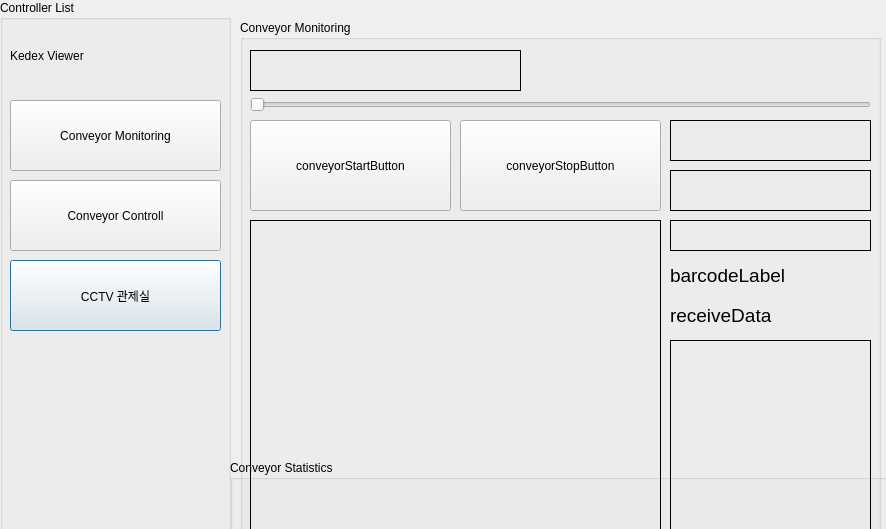
<?xml version="1.0" encoding="UTF-8"?>
<ui version="4.0">
 <class>Dialog</class>
 <widget class="QDialog" name="Dialog">
  <property name="geometry">
   <rect>
    <x>0</x>
    <y>0</y>
    <width>886</width>
    <height>529</height>
   </rect>
  </property>
  <property name="windowTitle">
   <string>Dialog</string>
  </property>
  <widget class="QGroupBox" name="listGroup">
   <property name="geometry">
    <rect>
     <x>0</x>
     <y>0</y>
     <width>231</width>
     <height>701</height>
    </rect>
   </property>
   <property name="title">
    <string>Controller List</string>
   </property>
   <widget class="QPushButton" name="btnCCTV">
    <property name="geometry">
     <rect>
      <x>10</x>
      <y>260</y>
      <width>211</width>
      <height>71</height>
     </rect>
    </property>
    <property name="text">
     <string>CCTV 관제실</string>
    </property>
   </widget>
   <widget class="QPushButton" name="btnControll">
    <property name="geometry">
     <rect>
      <x>10</x>
      <y>180</y>
      <width>211</width>
      <height>71</height>
     </rect>
    </property>
    <property name="text">
     <string>Conveyor Controll</string>
    </property>
   </widget>
   <widget class="QPushButton" name="btnMonitoring">
    <property name="geometry">
     <rect>
      <x>10</x>
      <y>100</y>
      <width>211</width>
      <height>71</height>
     </rect>
    </property>
    <property name="text">
     <string>Conveyor Monitoring</string>
    </property>
   </widget>
   <widget class="QLabel" name="lableKedex">
    <property name="geometry">
     <rect>
      <x>10</x>
      <y>30</y>
      <width>211</width>
      <height>51</height>
     </rect>
    </property>
    <property name="text">
     <string>Kedex Viewer</string>
    </property>
   </widget>
  </widget>
  <widget class="QGroupBox" name="cctvControll">
   <property name="geometry">
    <rect>
     <x>900</x>
     <y>30</y>
     <width>581</width>
     <height>551</height>
    </rect>
   </property>
   <property name="title">
    <string>CCTV 보관실</string>
   </property>
   <widget class="QWidget" name="gridLayoutWidget">
    <property name="geometry">
     <rect>
      <x>10</x>
      <y>90</y>
      <width>561</width>
      <height>441</height>
     </rect>
    </property>
    <layout class="QGridLayout" name="cctvLayout"/>
   </widget>
   <widget class="QComboBox" name="cctvOrderComboBox">
    <property name="geometry">
     <rect>
      <x>490</x>
      <y>60</y>
      <width>86</width>
      <height>25</height>
     </rect>
    </property>
   </widget>
  </widget>
  <widget class="QGroupBox" name="conveyorMonitoring">
   <property name="geometry">
    <rect>
     <x>240</x>
     <y>20</y>
     <width>641</width>
     <height>521</height>
    </rect>
   </property>
   <property name="title">
    <string>Conveyor Monitoring</string>
   </property>
   <widget class="QLabel" name="barcodeLabel">
    <property name="geometry">
     <rect>
      <x>430</x>
      <y>240</y>
      <width>201</width>
      <height>31</height>
     </rect>
    </property>
    <property name="font">
     <font>
      <pointsize>14</pointsize>
     </font>
    </property>
    <property name="text">
     <string>barcodeLabel</string>
    </property>
   </widget>
   <widget class="QLabel" name="labelConveyorSpeed">
    <property name="geometry">
     <rect>
      <x>10</x>
      <y>30</y>
      <width>271</width>
      <height>41</height>
     </rect>
    </property>
    <property name="frameShape">
     <enum>QFrame::Panel</enum>
    </property>
    <property name="text">
     <string/>
    </property>
   </widget>
   <widget class="QLabel" name="labelConveyorTime">
    <property name="geometry">
     <rect>
      <x>430</x>
      <y>150</y>
      <width>201</width>
      <height>41</height>
     </rect>
    </property>
    <property name="frameShape">
     <enum>QFrame::Panel</enum>
    </property>
    <property name="text">
     <string/>
    </property>
   </widget>
   <widget class="QLabel" name="labelConveoyStatus">
    <property name="geometry">
     <rect>
      <x>430</x>
      <y>320</y>
      <width>201</width>
      <height>191</height>
     </rect>
    </property>
    <property name="frameShape">
     <enum>QFrame::Panel</enum>
    </property>
    <property name="text">
     <string/>
    </property>
   </widget>
   <widget class="QLabel" name="conveyorStatusTitle">
    <property name="geometry">
     <rect>
      <x>430</x>
      <y>200</y>
      <width>201</width>
      <height>31</height>
     </rect>
    </property>
    <property name="frameShape">
     <enum>QFrame::Panel</enum>
    </property>
    <property name="text">
     <string/>
    </property>
   </widget>
   <widget class="QLabel" name="labelConveyorDate">
    <property name="geometry">
     <rect>
      <x>430</x>
      <y>100</y>
      <width>201</width>
      <height>41</height>
     </rect>
    </property>
    <property name="frameShape">
     <enum>QFrame::Panel</enum>
    </property>
    <property name="text">
     <string/>
    </property>
   </widget>
   <widget class="QPushButton" name="conveyorStartButton">
    <property name="geometry">
     <rect>
      <x>10</x>
      <y>100</y>
      <width>201</width>
      <height>91</height>
     </rect>
    </property>
    <property name="text">
     <string>conveyorStartButton</string>
    </property>
   </widget>
   <widget class="QPushButton" name="conveyorStopButton">
    <property name="geometry">
     <rect>
      <x>220</x>
      <y>100</y>
      <width>201</width>
      <height>91</height>
     </rect>
    </property>
    <property name="text">
     <string>conveyorStopButton</string>
    </property>
   </widget>
   <widget class="QLabel" name="labelConveyorCamera">
    <property name="geometry">
     <rect>
      <x>10</x>
      <y>200</y>
      <width>411</width>
      <height>311</height>
     </rect>
    </property>
    <property name="frameShape">
     <enum>QFrame::Panel</enum>
    </property>
    <property name="text">
     <string/>
    </property>
   </widget>
   <widget class="QSlider" name="SliderConveyorSpeed">
    <property name="geometry">
     <rect>
      <x>10</x>
      <y>70</y>
      <width>621</width>
      <height>30</height>
     </rect>
    </property>
    <property name="orientation">
     <enum>Qt::Horizontal</enum>
    </property>
   </widget>
   <widget class="QLabel" name="receiveData">
    <property name="geometry">
     <rect>
      <x>430</x>
      <y>280</y>
      <width>201</width>
      <height>31</height>
     </rect>
    </property>
    <property name="font">
     <font>
      <pointsize>14</pointsize>
     </font>
    </property>
    <property name="text">
     <string>receiveData</string>
    </property>
   </widget>
  </widget>
  <widget class="QGroupBox" name="conveyorControll">
   <property name="geometry">
    <rect>
     <x>230</x>
     <y>460</y>
     <width>661</width>
     <height>511</height>
    </rect>
   </property>
   <property name="title">
    <string>Conveyor Statistics</string>
   </property>
   <widget class="QLabel" name="chartLabel_3">
    <property name="geometry">
     <rect>
      <x>400</x>
      <y>60</y>
      <width>171</width>
      <height>201</height>
     </rect>
    </property>
    <property name="text">
     <string>chartLabel_3</string>
    </property>
   </widget>
   <widget class="QLabel" name="chartLabel_2">
    <property name="geometry">
     <rect>
      <x>220</x>
      <y>60</y>
      <width>171</width>
      <height>201</height>
     </rect>
    </property>
    <property name="text">
     <string>chartLabel_2</string>
    </property>
   </widget>
   <widget class="QLabel" name="chartLabel_1">
    <property name="geometry">
     <rect>
      <x>40</x>
      <y>60</y>
      <width>171</width>
      <height>201</height>
     </rect>
    </property>
    <property name="text">
     <string>chartLabel_1</string>
    </property>
   </widget>
  </widget>
 </widget>
 <resources/>
 <connections/>
</ui>
